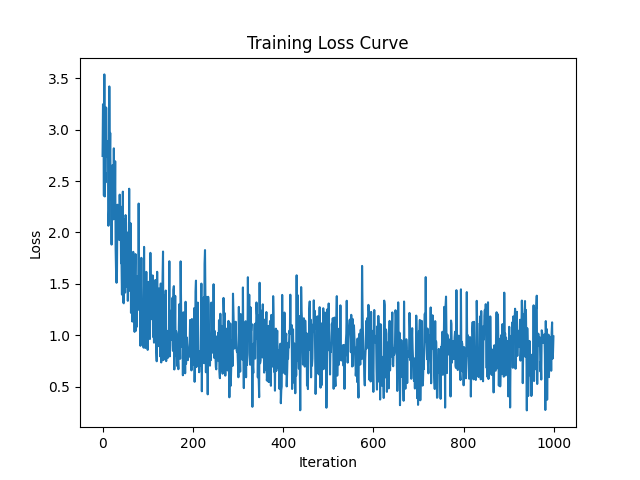

The Python source for this figure:
import numpy as np
import matplotlib.pyplot as plt

loss = np.load("results/train_loss.npy")
plt.figure()
plt.plot(loss)
plt.xlabel("Iteration")
plt.ylabel("Loss")
plt.title("Training Loss Curve")

plt.savefig("results/plot_loss.png")
plt.show()

print(" plot_loss.png saved!")
